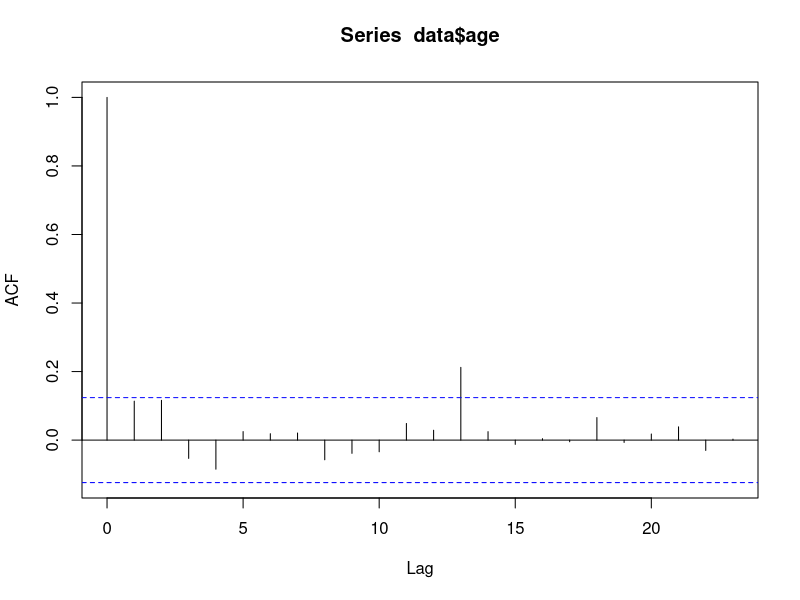
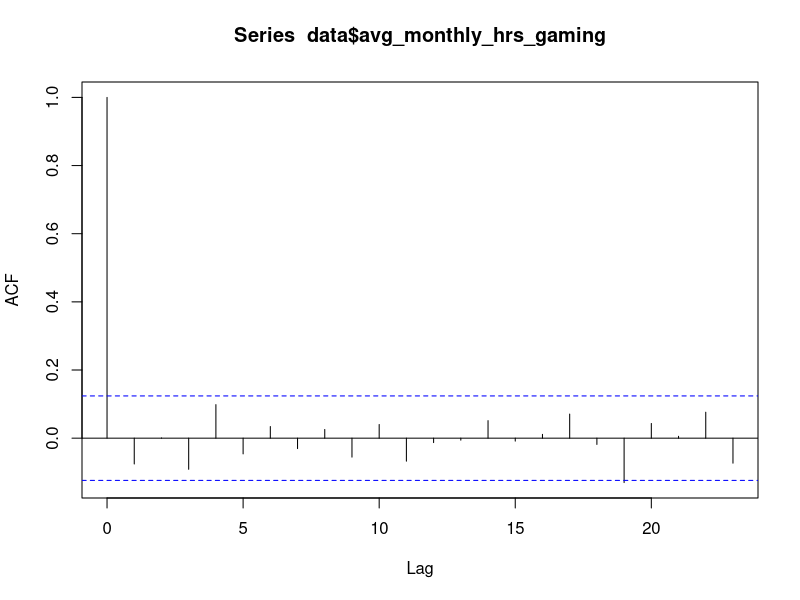
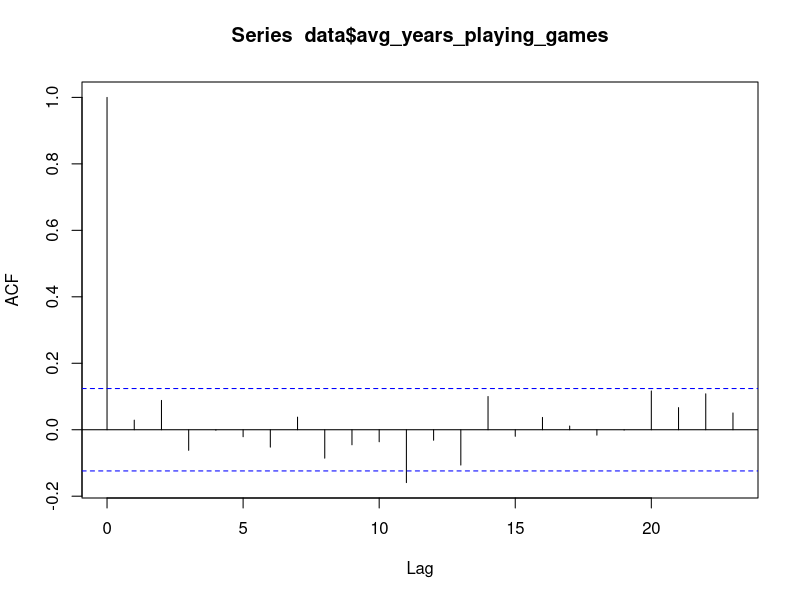
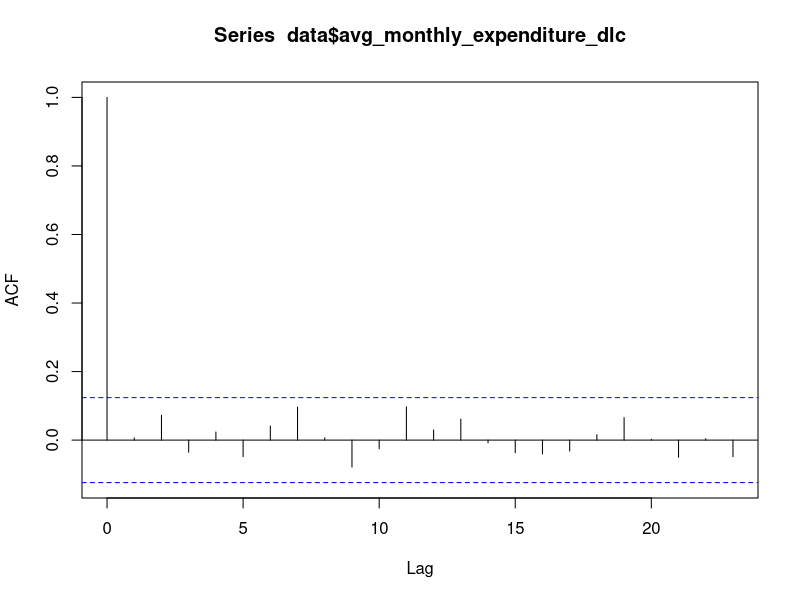
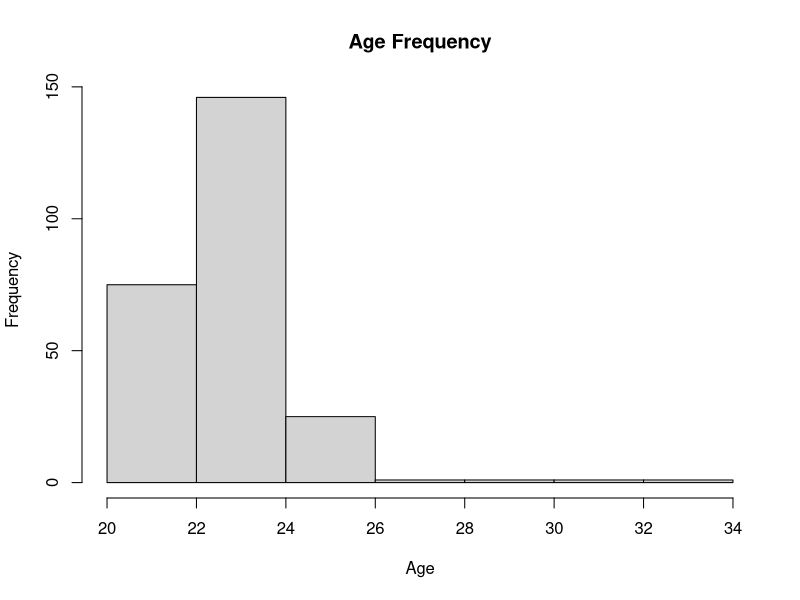
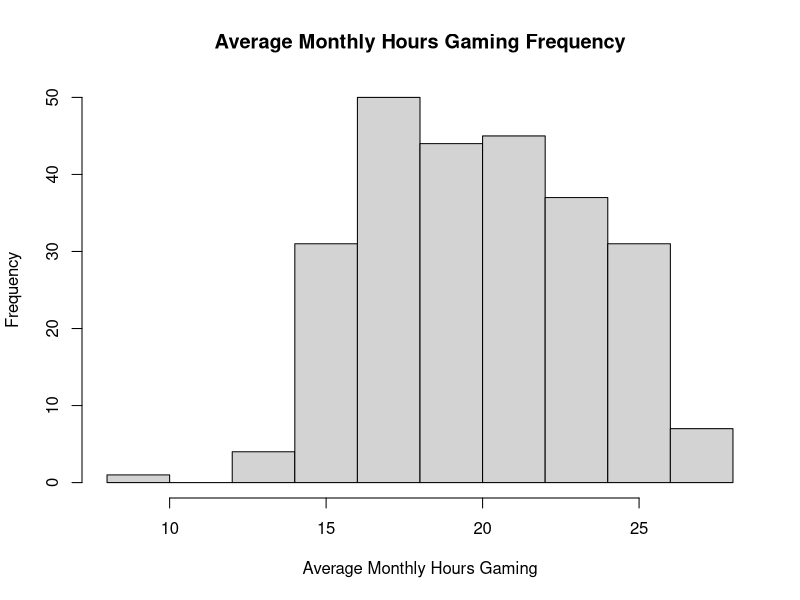
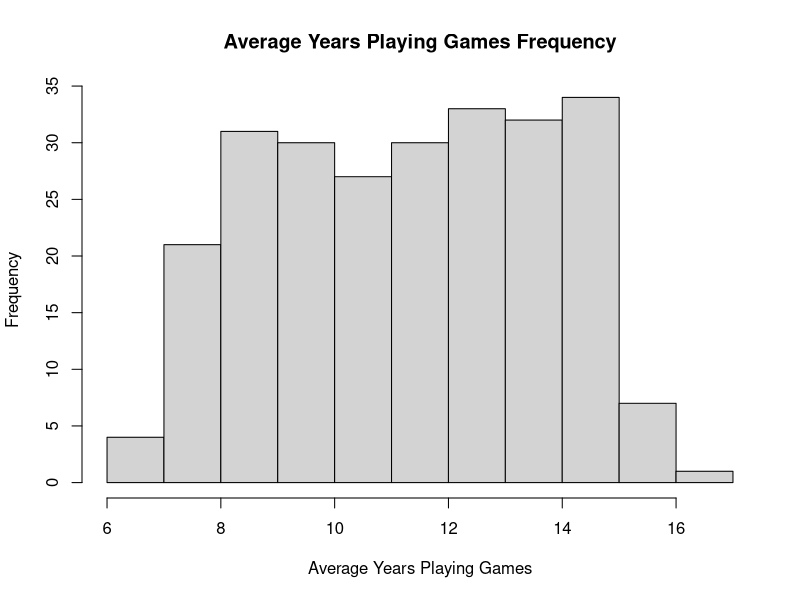
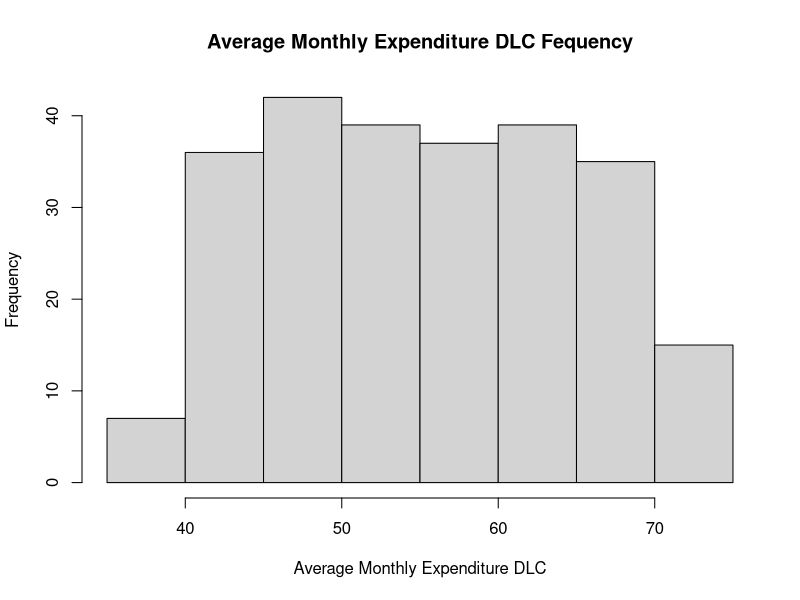

The R source for these figures, in order:
## ---- chunk 1
knitr::opts_chunk$set(echo = TRUE)
## ---- chunk 2
if(!require("readr"))
  install.packages("readr")
if(!require("dplyr"))
  install.packages("dplyr")
if(!require("ggplot2"))
  install.packages("ggplot2")
if(!require("knitr"))
  install.packages("knitr")
if(!require("kableExtra"))
  install.packages("kableExtra")

library(readr) # read_csv()
library(dplyr) # sample_n()
library(ggplot2) # data viszualizatoin, plot linear regression
library(knitr) # Display data in tables
library(kableExtra) # Format tables
## ---- chunk 3
data <- read_csv("amalgamated_game_survey_250_2022.csv") # read data from csv
summary(data) # Check data has been read in correctly
## ---- chunk 4
# assumption here is it would be hard to plot a graph on non-numeric data
# colnames(data) # list of column names
# sapply(data, class)
# str(data) # show column properties, find numeric columns
numeric_cols <- unlist(lapply(data, is.numeric))
numeric_data <- data[ , numeric_cols]
colnames(numeric_data)
## ---- chunk 5
acf(data$age) # Significance
acf(data$avg_monthly_hrs_gaming)
acf(data$avg_years_playing_games)
acf(data$avg_monthly_expenditure_dlc)
## ---- chunk 6
# cor.test(data$age, data$avg_years_playing_games)
cor(data$age, data$avg_years_playing_games) # largest
cor(data$age, data$avg_monthly_hrs_gaming)
cor(data$age, data$avg_monthly_expenditure_dlc)
cor(data$avg_monthly_hrs_gaming, data$avg_monthly_expenditure_dlc) # smallest
cor(data$avg_monthly_hrs_gaming, data$avg_years_playing_games)
cor(data$avg_years_playing_games, data$avg_monthly_expenditure_dlc)

cor.test(data$avg_monthly_hrs_gaming, data$avg_monthly_expenditure_dlc)
## ---- chunk 7
hist(data$age, 
     main="Age Frequency",
     xlab = "Age")
## ---- chunk 8
hist(data$avg_monthly_hrs_gaming, 
     main="Average Monthly Hours Gaming Frequency",
     xlab="Average Monthly Hours Gaming")
## ---- chunk 9
hist(data$avg_years_playing_games, 
     main="Average Years Playing Games Frequency",
     xlab = "Average Years Playing Games")
## ---- chunk 10
hist(data$avg_monthly_expenditure_dlc, 
     main="Average Monthly Expenditure DLC Fequency",
     xlab = "Average Monthly Expenditure DLC")
## ---- chunk 11
st_age <- shapiro.test(data$age)
if(st_age$p.value < 0.05) print("nope") else print("yep")

st_hours <- shapiro.test(data$avg_monthly_hrs_gaming)
if(st_hours$p.value < 0.05) print("nope") else print("yep")
st_years <- shapiro.test(data$avg_years_playing_games)
if(st_years$p.value < 0.05) print("nope") else print("yep")
st_bucks <- shapiro.test(data$avg_monthly_expenditure_dlc)
if(st_bucks$p.value < 0.05) print("nope") else print("yep")
## ---- chunk 12
plot(avg_monthly_expenditure_dlc ~ avg_years_playing_games, data)
## ---- chunk 13
plot(avg_monthly_expenditure_dlc ~ avg_monthly_hrs_gaming, data)
## ---- chunk 14
plot(avg_monthly_expenditure_dlc ~ age, data)
## ---- chunk 15
plot(avg_years_playing_games ~ age, data)
## ---- chunk 16
plot(avg_years_playing_games ~ avg_monthly_hrs_gaming, data)
## ---- chunk 17
plot(avg_monthly_hrs_gaming ~ age, data)
## ---- chunk 18
mod <- lm(avg_monthly_expenditure_dlc ~ avg_monthly_hrs_gaming, 
          data = data)
summary(mod)
## ---- chunk 19
par(mfrow=c(2,2))
plot(mod)
par(mfrow=c(1,1))
## ---- chunk 20
graph <- ggplot(data, aes(x=avg_monthly_hrs_gaming, 
                          y=avg_monthly_expenditure_dlc)) + 
  geom_point()
graph
## ---- chunk 21
graph <- graph + geom_smooth(method="lm", col="blue")
graph
## ---- chunk 22
graph <- graph +
  ggpubr::stat_regline_equation()
graph
## ---- chunk 23
graph <- graph + labs(title = "expenditure as a function of hours played",
                      x = "Average monthly hours gaming",
                      y = "Average monthly expenditure DLC")
graph
## ---- chunk 24
# kbl(data)
# kbl(sample_n(data, 200))

# sample_data %>%
#   lm(avg_monthly_hrs_gaming ~ avg_monthly_expenditure_dlc, data = .) %>%
#   summary() # data summary
## ---- chunk 25
set.seed(1234) # reproduce random values

sample_data <- sample_n(data, 200) # tibble 200 x 11

# lm() - 
# dependent var. ~ independent var.
mod <- lm(avg_monthly_expenditure_dlc ~ avg_monthly_hrs_gaming, 
          data = sample_data)
summary(mod)

#attributes(mod)
#mod$residuals
# hist(mod$residuals)

plot <- ggplot(data = mod, mapping = aes(x = avg_monthly_hrs_gaming, 
                                 y = avg_monthly_expenditure_dlc)) + 
  # geom_point(alpha = 0.1, color = "blue") # add colours for points
  geom_point() + # plot dataset in a scatter plot
  labs(title = "Relationship between games monthly hours played + DLC expenditure",
       x = "Average Monthly Hours Gaming",
       y = "Average Monthly Expenditure DLC")

# plot + geom_smooth(method = lm, se = FALSE, formula=y~x) # probably this one
# plot + stat_smooth(method = lm, formula = y ~ x, geom = "smooth") # ok
# plot + geom_smooth(method = "loess", se = FALSE, formula=y~x) # curved line

coeff <- coefficients(mod)
coeff
intercept <- coeff[1]
slope <- coeff[2]
slope

plot +
  geom_abline(intercept = intercept, slope = slope, color="blue") # regression line

# + geom_abline(mapping = aes(x = avg_monthly_hrs_gaming, y = avg_monthly_expenditure_dlc), data = mod)

## ---- chunk 26
cor(sample_data$avg_monthly_hrs_gaming, sample_data$avg_monthly_expenditure_dlc)
## ---- chunk 27
car::qqPlot(data$age)
car::qqPlot(data$avg_monthly_hrs_gaming)
car::qqPlot(data$avg_years_playing_games)
car::qqPlot(data$avg_monthly_expenditure_dlc)

qqnorm(data$age)
qqline(data$age)
qqnorm(data$avg_monthly_hrs_gaming)
qqline(data$avg_monthly_hrs_gaming)
qqnorm(data$avg_years_playing_games)
qqline(data$avg_years_playing_games)
qqnorm(data$avg_monthly_expenditure_dlc)
qqline(data$avg_monthly_expenditure_dlc)
## ---- chunk 28
significance <- 0.05

par(mfrow=c(1,2)) # define plotting region
shapiro.test(data$age)

# log transformation
log_age <- log10(data$age)
# histogram original distribution
hist(data$age, col='steelblue', main='Original')
# histogram log-transformed distribution
hist(log_age, col='coral2', main='Log Transformed')
shapiro.test(log_age)

# square root transformation
sqrt_age <- sqrt(data$age)
# histogram original distribution
hist(data$age, col='steelblue', main='Original')
# histogram square root-transformed distribution
hist(sqrt_age, col='coral2', main='Square Root Transformed')
shapiro.test(sqrt_age)

# cube root transformation
cube_age <- data$age^(1/3)
# histogram original distribution
hist(data$age, col='steelblue', main='Original')
# histogram cube root-transformed
hist(cube_age, col='coral2', main='Cube Root Transformed')
shapiro.test(cube_age)

cube_age_p_value <- shapiro.test(cube_age)$p.value
if (cube_age_p_value < significance) {
  print(paste("Cube Root Transform of Age is less than ", significance))
} else {
  print(paste("Cube Root Transform of Age is less than ", significance))
}
## ---- chunk 29
significance <- 0.05

par(mfrow=c(1,2)) # define plotting region

log_monthly_hrs <- log10(data$avg_monthly_hrs_gaming)
hist(data$avg_monthly_hrs_gaming, col='steelblue', main='Age Original')
hist(log_monthly_hrs, col='coral2', main='Log Transformed')
shapiro.test(log_monthly_hrs)

sqrt_monthly_hrs <- sqrt(data$avg_monthly_hrs_gaming)
hist(data$avg_monthly_hrs_gaming, col='steelblue', main='Age Original')
hist(sqrt_monthly_hrs, col='coral2', main='Square Root Transformed')
shapiro.test(sqrt_monthly_hrs)

cube_monthly_hrs <- data$avg_monthly_hrs_gaming^(1/3)
hist(data$avg_monthly_hrs_gaming, col='steelblue', main='Age Original')
hist(cube_monthly_hrs, col='coral2', main='Cube Root Transformed')
shapiro.test(cube_monthly_hrs)

cube_monthly_hrs_p_value <- shapiro.test(cube_monthly_hrs)$p.value
if (cube_monthly_hrs_p_value < significance) {
  print(paste("Cube Root Transform of Avg. Monthly Hours Gaming is less than ", significance))
} else {
  print(paste("Cube Root Transform of Avg. Monthly Hours Gaming is less than ", significance))
}
